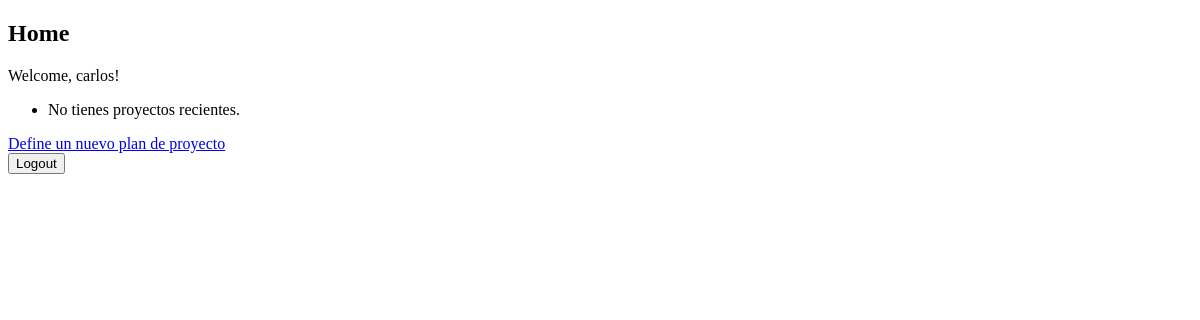
The app's page / (signed in), older data.
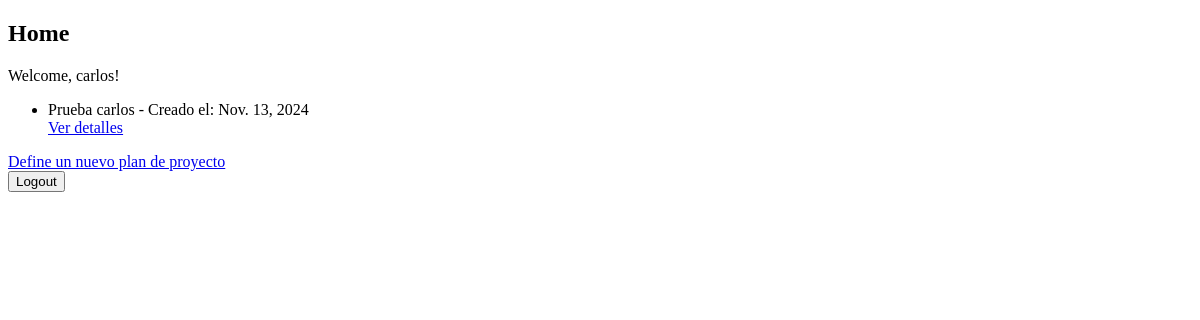
The same page, newer data.
### creadorAPP/models.py (models this page shows, shortened)
class ProjectPlan(models.Model):
    created_by = models.ForeignKey(User, on_delete=models.CASCADE)
    title = models.CharField(max_length=100)
    description = models.TextField()
    objetive = models.TextField()
    clientName = models.CharField(max_length=50)
    startDate = models.DateField()
    endDate = models.DateField()
    presupuestoTotal = models.DecimalField(
        max_digits=12,
        decimal_places=2,
        null=True,
        blank=True,
        help_text="Presupuesto total del proyecto en USD."
        )

### creadorAPP/views.py (the view)
# urls.py: path('', views.recent_projects, name='home'),
@login_required
def recent_projects(request):
    recent_projects = ProjectPlan.objects.filter(created_by=request.user)
    context = {'recent_projects': recent_projects}
    return render(request, 'home/home.html', context)

### creadorAPP/templates/home/home.html (shortened to what this page needs)
{% load static %}
<!DOCTYPE html>
<html lang="es">
<head>
     <link rel="stylesheet" type="text/css" href="{% static 'styles/styles.css' %}">
</head>
<body>
    <div class="container">
        <h2>Home</h2>
        <p>Welcome, {{request.user.username}}!</p>
        <ul>
            {% for project in recent_projects %}
                <li>{{ project.title }} - Creado el: {{ project.startDate }}</li>
                <a href="{% url 'view_project_plan' project.id %}">Ver detalles</a>
            {% empty %}
                <li>No tienes proyectos recientes.</li>
            {% endfor %}
        </ul>
            <a href="{% url 'define_project_plan' %}">Define un nuevo plan de proyecto</a>
        <form action="{% url 'logout' %}" method="post">
            <button type="submit">Logout</button>
        </form>
    </div>
</body>
</html>

Row changes from the older to the newer data that the page shows:
added ProjectPlan: title "Prueba carlos", startDate "Nov. 13, 2024"
Text that changed along with them:
text no longer shown: "No tienes proyectos recientes."
